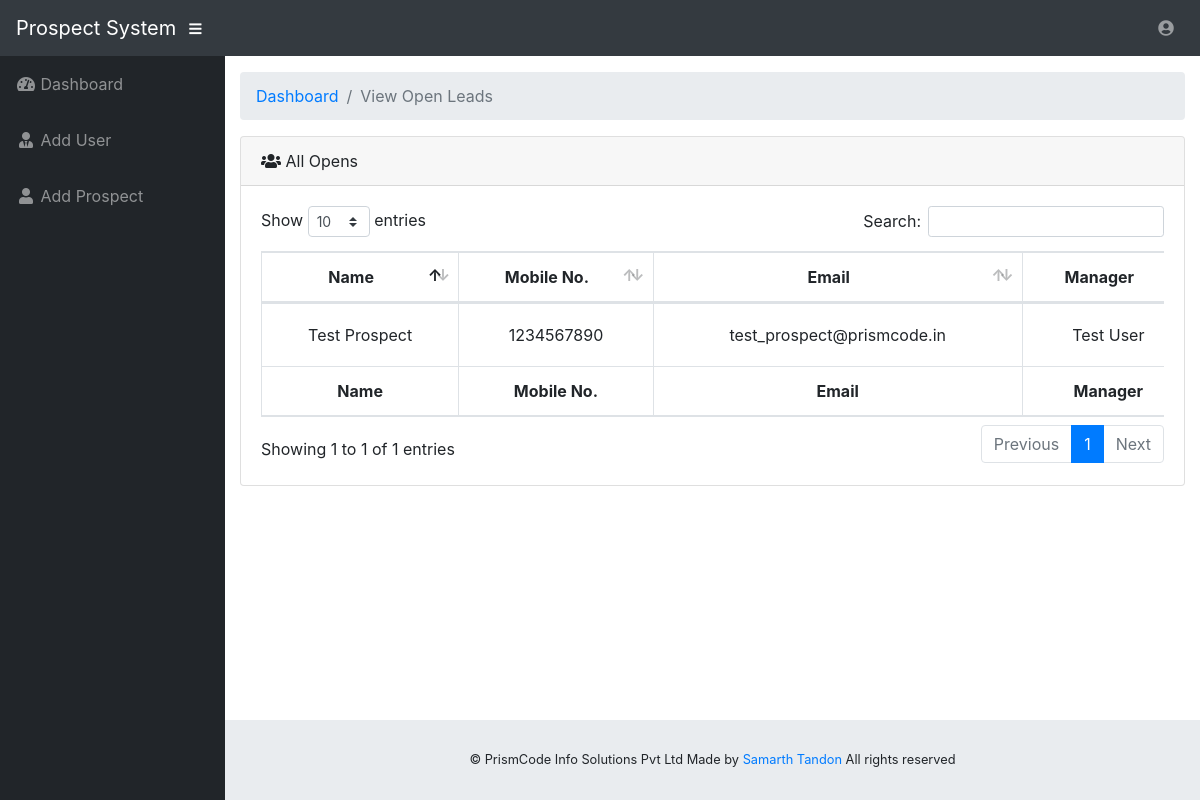
Screenshot of /admin/view-users.php?u=open (signed in) with the database file from the repository.
### tables this page shows
CREATE TABLE `prospects` (
  `pid` int(10) NOT NULL,
  `name` varchar(100) NOT NULL,
  `phone` varchar(100) NOT NULL,
  `email` varchar(100) NOT NULL,
  `uid` int(10) NOT NULL,
  `status` varchar(20) NOT NULL DEFAULT 'open'
);

CREATE TABLE `users` (
  `uid` int(10) NOT NULL,
  `name` varchar(100) NOT NULL,
  `phone_no` varchar(10) NOT NULL,
  `email` varchar(100) NOT NULL,
  `username` varchar(100) NOT NULL,
  `password` varchar(100) NOT NULL,
  `access` varchar(10) NOT NULL
);

### admin/view-users.php (the view, shortened to what this page needs)
<?php
require '../connection.php';
$types = array('manager', 'open', 'converted', 'closed');
if (!isset($_GET['u']) || !in_array($_GET['u'], $types)) {
  header('Location: home.php');
  die();
} else {
  $user_group = strip_tags($_GET['u']);
}
?>
<!DOCTYPE html>
<html lang="en">
<head>
  <link href="../vendor/fontawesome-free/css/all.min.css" rel="stylesheet" type="text/css">
  <link href="../vendor/datatables/dataTables.bootstrap4.css" rel="stylesheet">
  <link href="../css/sb-admin.css" rel="stylesheet">
</head>
<body id="page-top">
  <nav class="navbar navbar-expand navbar-dark bg-dark static-top">
    <a class="navbar-brand mr-1" href="home.php">Prospect System</a>
    <button class="btn btn-link btn-sm text-white order-1 order-sm-0" id="sidebarToggle" href="#">
      <i class="fas fa-bars"></i>
    </button>
    <ul class="navbar-nav ml-auto ml-md-0">
      <li class="nav-item dropdown no-arrow">
        <a class="nav-link dropdown-toggle" href="#" id="userDropdown" role="button" data-toggle="dropdown" aria-haspopup="true" aria-expanded="false">
          <i class="fas fa-user-circle fa-fw"></i><span></span>
        </a>
      </li>
    </ul>
  </nav>
  <div id="wrapper">
    <ul class="sidebar navbar-nav">
      <li class="nav-item">
        <a class="nav-link" href="home.php">
          <i class="fas fa-fw fa-tachometer-alt"></i>
          <span>Dashboard</span>
        </a>
      </li>
      <li class="nav-item">
        <a class="nav-link" href="add-user.php">
          <i class="fas fa-fw fa-user-tie"></i>
          <span>Add User</span>
        </a>
      </li>
      <li class="nav-item">
        <a class="nav-link" href="add-prospect.php">
          <i class="fas fa-fw fa-user"></i>
          <span>Add Prospect</span>
        </a>
      </li>
    </ul>
    <div id="content-wrapper">
      <div class="container-fluid">
        <ol class="breadcrumb">
          <li class="breadcrumb-item">
            <a href="home.php">Dashboard</a>
          </li>
          <li class="breadcrumb-item active">View <?php echo ucwords($user_group);
                                                  if ($user_group != 'manager') echo " Leads"; ?> </li>
        </ol>
        <?php
        $user_group = $conn->real_escape_string($user_group);
        if ($user_group == "manager") {
          $sql = "SELECT * FROM `users` WHERE `access` = '$user_group'";
          $result = $conn->query($sql);
          $users = array();
          while ($row = $result->fetch_assoc()) {
            array_push($users, $row);
          }
        ?>
          <div class="card mb-3">
            <div class="card-header">
              <i class="fas fa-user-tie"></i>
              All <?php echo ucwords($user_group) . "s"; ?></div>
            <div class="card-body">
              <?php
              if (!count($users)) {
                echo "<p>No $user_group" . "s found.</p>";
              } else {
              ?>
                <div class="table-responsive">
                  <table class="table table-bordered text-center" id="dataTable" width="150%" cellspacing="0">
                    <thead>
                      <tr>
                        <th style="vertical-align: middle;">Name</th>
                        <th style="vertical-align: middle;">Mobile No.</th>
                        <th style="vertical-align: middle;">Email</th>
                        <th style="vertical-align: middle;">Access</th>
                        <th style="vertical-align: middle;">Actions</th>
                      </tr>
                    </thead>
                    <tfoot>
                      <tr>
                        <th style="vertical-align: middle;">Name</th>
                        <th style="vertical-align: middle;">Mobile No.</th>
                        <th style="vertical-align: middle;">Email</th>
                        <th style="vertical-align: middle;">Access</th>
                        <th style="vertical-align: middle;">Actions</th>
                      </tr>
                    </tfoot>
                    <tbody>
                      <?php
                      foreach ($users as $user) {
                      ?>
                        <tr>
                          <td style="vertical-align: middle;"> <?php echo $user['name']; ?> </td>
                          <td style="vertical-align: middle;"> <?php echo $user['phone_no']; ?> </td>
                          <td style="vertical-align: middle;"> <?php echo $user['email']; ?> </td>
                          <td style="vertical-align: middle;"> <?php echo $user['access']; ?> </td>
                          <td style="vertical-align: middle;">
                            <div class="btn-group" role="group" aria-label="Basic example">
                              <button onclick="location.href='edit-user.php?i=<?php echo $user['uid']; ?>'" class="btn btn-primary" style="width: 40px;"><i class="fas fa-edit text-white"></i></button>
                              <button onclick="if(confirm('Are you sure you want to delete? This action cannot be undone.')) { location.href='delete.php?u=<?php echo $user['uid']; ?>'; }" class="btn btn-danger" style="width: 40px;"><i class="fas fa-trash text-white"></i></button>
                            </div>
                          </td>
                        </tr>
                      <?php
                      }
                      ?>
                    </tbody>
                  </table>
                </div>
              <?php
              }
              ?>
            </div>
          </div>
        <?php
        } else {
          $sql = "SELECT * FROM `users`";
          $result = $conn->query($sql);
          $users = array();
          while ($row = $result->fetch_assoc()) {
            $users[$row['uid']] = $row;
          }
          $sql = "SELECT * FROM `prospects` WHERE `status` = '$user_group'";
          $result = $conn->query($sql);
          $prospects = array();
          while ($row = $result->fetch_assoc()) {
            array_push($prospects, $row);
          }
        ?>
          <div class="card mb-3">
            <div class="card-header">
              <?php
              if ($user_group == "open") {
              ?>
                <i class="fas fa-users"></i>
              <?php
              }
              ?>
              All <?php echo ucwords($user_group) . "s"; ?></div>
            <div class="card-body">
              <?php
              if (!count($prospects)) {
                echo "<p>No $user_group leads found.</p>";
              } else {
              ?>
                <div class="table-responsive">
                  <table class="table table-bordered text-center" id="dataTable" width="150%" cellspacing="0">
                    <thead>
                      <tr>
                        <th style="vertical-align: middle;">Name</th>
                        <th style="vertical-align: middle;">Mobile No.</th>
                        <th style="vertical-align: middle;">Email</th>
                        <th style="vertical-align: middle;">Manager</th>
                      </tr>
                    </thead>
                    <tfoot>
                      <tr>
                        <th style="vertical-align: middle;">Name</th>
                        <th style="vertical-align: middle;">Mobile No.</th>
                        <th style="vertical-align: middle;">Email</th>
                        <th style="vertical-align: middle;">Manager</th>
                      </tr>
                    </tfoot>
                    <tbody>
                      <?php
                      foreach ($prospects as $prospect) {
                      ?>
                        <tr>
                          <td style="vertical-align: middle;"> <?php echo $prospect['name']; ?> </td>
                          <td style="vertical-align: middle;"> <?php echo $prospect['phone']; ?> </td>
                          <td style="vertical-align: middle;"> <?php echo $prospect['email']; ?> </td>
                          <td style="vertical-align: middle;"> <?php echo $users[$prospect['uid']]['name']; ?> </td>
                        </tr>
                      <?php
                      }
                      ?>
                    </tbody>
                  </table>
                </div>
              <?php
              }
              ?>
            </div>
          </div>
        <?php
        }
        ?>
      </div>
      <footer class="sticky-footer">
        <div class="container my-auto">
          <div class="copyright text-center my-auto">
            <span>&copy PrismCode Info Solutions Pvt Ltd <?php date("Y") ?> Made by<a target="_blank" href="https://www.linkedin.com/in/samarth-tandon-0335b0181"> Samarth Tandon </a>  All rights reserved</span>
          </div>
        </div>
      </footer>
    </div>
  </div>
</body>
</html>

### rows the page displays
prospects: name "Test Prospect", phone "1234567890", email "test_prospect@prismcode.in", uid.name "Test User"

### other values shown
$user_group "Open"
